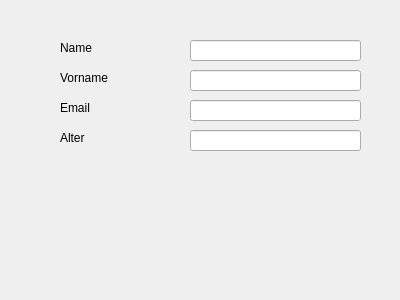
<?xml version="1.0" encoding="UTF-8"?>
<ui version="4.0">
 <class>Dateneingabe</class>
 <widget class="QDialog" name="Dateneingabe">
  <property name="geometry">
   <rect>
    <x>0</x>
    <y>0</y>
    <width>400</width>
    <height>300</height>
   </rect>
  </property>
  <property name="windowTitle">
   <string>Dialog</string>
  </property>
  <property name="toolTipDuration">
   <number>9</number>
  </property>
  <widget class="QLineEdit" name="lineEditName">
   <property name="geometry">
    <rect>
     <x>190</x>
     <y>40</y>
     <width>171</width>
     <height>21</height>
    </rect>
   </property>
  </widget>
  <widget class="QLabel" name="labelName">
   <property name="geometry">
    <rect>
     <x>60</x>
     <y>40</y>
     <width>59</width>
     <height>16</height>
    </rect>
   </property>
   <property name="text">
    <string>Name</string>
   </property>
  </widget>
  <widget class="QLabel" name="labelVorname">
   <property name="geometry">
    <rect>
     <x>60</x>
     <y>70</y>
     <width>59</width>
     <height>16</height>
    </rect>
   </property>
   <property name="text">
    <string>Vorname</string>
   </property>
  </widget>
  <widget class="QLabel" name="labelEmail">
   <property name="geometry">
    <rect>
     <x>60</x>
     <y>100</y>
     <width>59</width>
     <height>16</height>
    </rect>
   </property>
   <property name="text">
    <string>Email</string>
   </property>
  </widget>
  <widget class="QLabel" name="labelAlter">
   <property name="geometry">
    <rect>
     <x>60</x>
     <y>130</y>
     <width>59</width>
     <height>16</height>
    </rect>
   </property>
   <property name="text">
    <string>Alter</string>
   </property>
  </widget>
  <widget class="QLineEdit" name="lineEditVorname">
   <property name="geometry">
    <rect>
     <x>190</x>
     <y>70</y>
     <width>171</width>
     <height>21</height>
    </rect>
   </property>
  </widget>
  <widget class="QLineEdit" name="lineEdit">
   <property name="geometry">
    <rect>
     <x>190</x>
     <y>100</y>
     <width>171</width>
     <height>21</height>
    </rect>
   </property>
  </widget>
  <widget class="QLineEdit" name="lineEditAlter">
   <property name="geometry">
    <rect>
     <x>190</x>
     <y>130</y>
     <width>171</width>
     <height>21</height>
    </rect>
   </property>
  </widget>
 </widget>
 <resources/>
 <connections/>
</ui>
